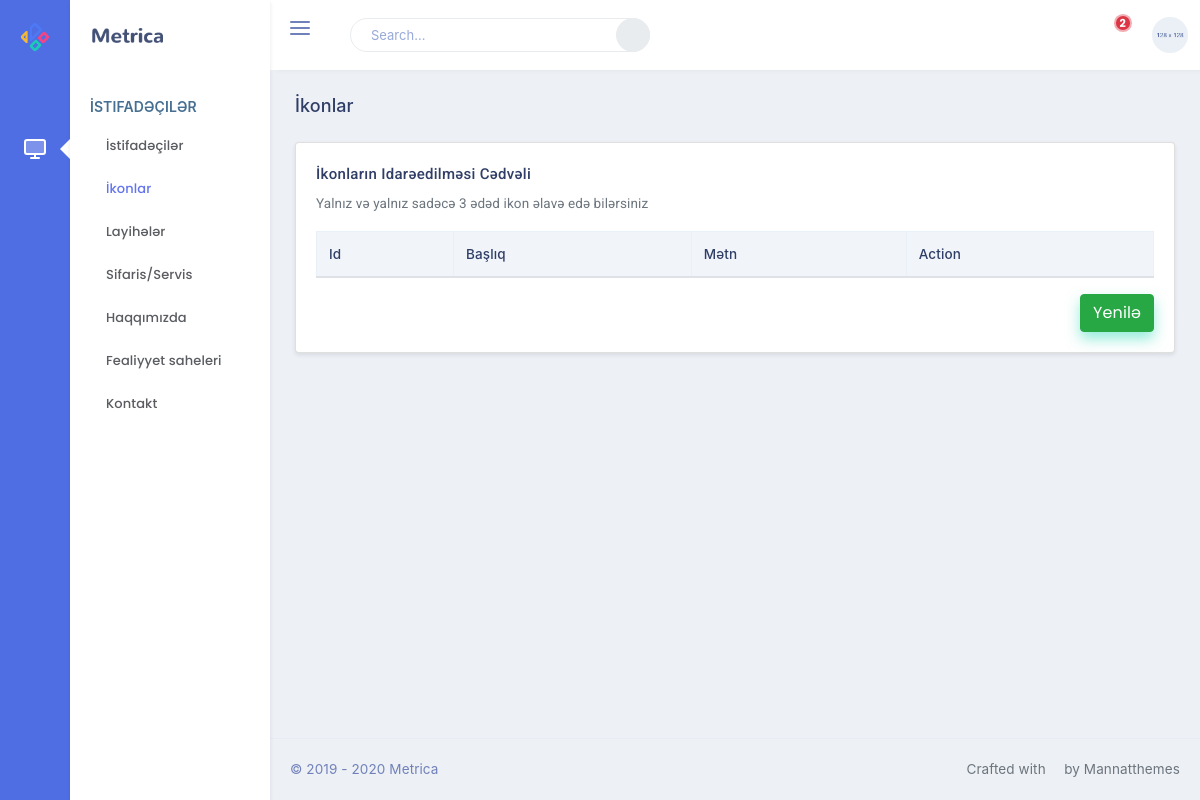
Page /icons (signed in) on the earlier database version.
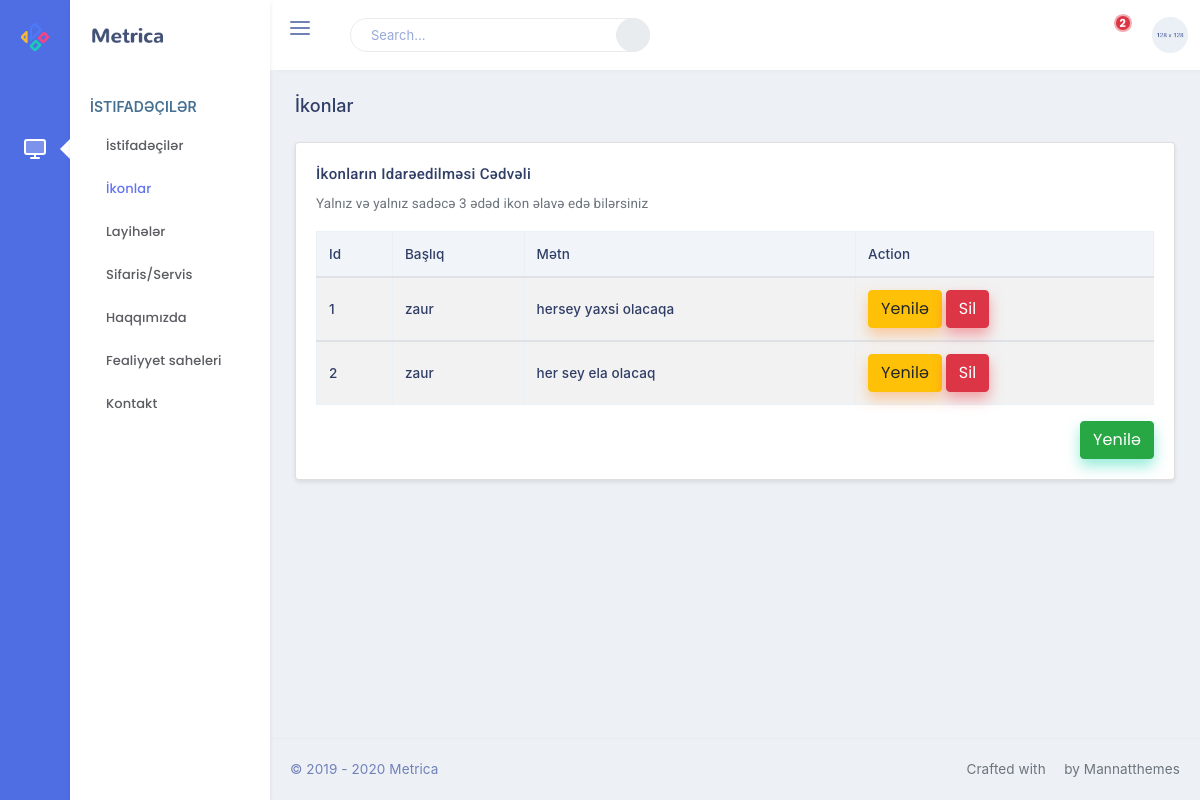
Same page on the later database version.
### app/models.py (models this page shows, shortened)
class Icon(db.Model):
    id = db.Column(db.Integer, primary_key=True)
    title = db.Column(db.String(255),  nullable=False)
    text = db.Column(db.String(255),  nullable=False)

### admin/views.py (the view)
@app.route('/icons')
@login_required
def icons():
    if User.query.get(1) == current_user:
        alldata=Icon.query.all()
        return render_template('/admin/icons.html', allicon=alldata)
    else:
        abort(403)

### app/models.py (called while the page is built)
@login_manager.user_loader
def load_user(user_id):
    return User.query.get(int(user_id))

### templates/admin/icons.html (shortened to what this page needs)
{% extends 'admin/base.html' %}
{%block pagetitle%}<h4 class="page-title">İkonlar</h4> {% endblock pagetitle %}
{% block content %}
<div class="row">
    <div class="col-12">
        <div class="card">
            <div class="card-body">
                <h4 class="mt-0 header-title">İkonların idarəedilməsi cədvəli</h4>
                <p class="text-muted mb-3">Yalnız və yalnız sadəcə 3 ədəd ikon əlavə edə bilərsiniz
                </p>
                <table id="child_rows" class="table table-striped table-bordered dt-responsive nowrap" style="border-collapse: collapse; border-spacing: 0; width: 100%;">
                    <thead>
                        <tr>
                            <th>Id</th>
                            <th>Başlıq</th>
                            <th>Mətn</th>
                            <th>Action</th>
                        </tr>
                    </thead>
                    {% for row in allicon %}
                <tbody>
                    <tr>
                        <th>{{row.id}}</th>
                        <th>{{row.title}}</th>
                        <th>{{row.text}}</th>
                        <th>
                            <a href="/icons/update/{{row.id}}" class="btn btn-warning btn-xs" type="button" data-toggle="modal" data-target="#modaledit{{row.id}}">Yenilə</a>
                            <a href="/icons/delete/{{row.id}}" class="btn btn-danger btn-xs" onclick="return confirm('Are You Sure To Delete ?')">Sil</a>
                        </th>
                    </tr>
                </tbody>
                {% endfor %}
                </table>
                <a type="button"  class="btn btn-success float-right" href="#" data-toggle="modal" data-target="#mymodal">Yenilə</a> </h2>
            </div>
        </div>
    </div>
</div>
{% endblock content %}

Differences in the rows shown:
added Icon: id "1", title "zaur", text "hersey yaxsi olacaqa"
added Icon: id "2", title "zaur", text "her sey ela olacaq"
